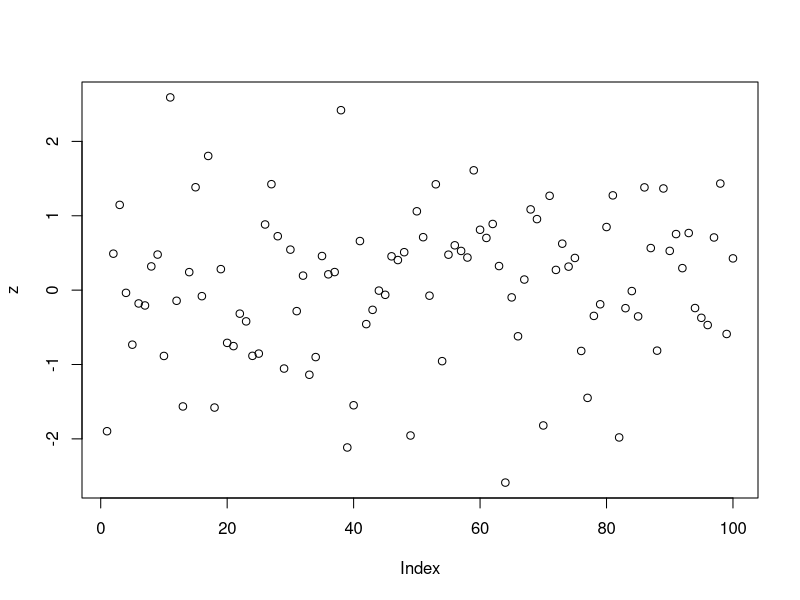
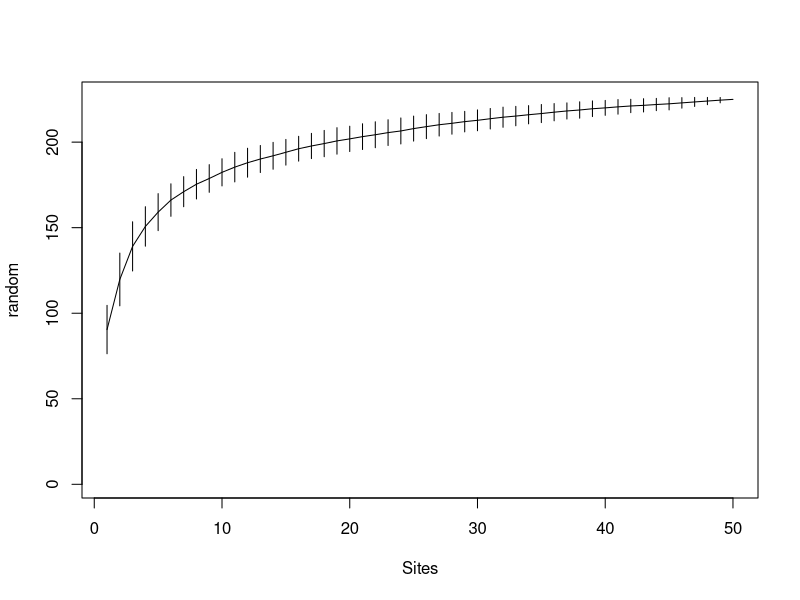

Reproduce these figures in R, in order. (Note: this script raises an error after producing the figures.)
## ---- chunk 1
z=rnorm(100)
plot(z)
## ---- chunk 2
library(vegan)
x<-runif(10)
## ---- chunk 3
data(BCI)
a<-specaccum(BCI,method = "random")
plot(a)

## ---- chunk 4
head(BCI)
adonis2(BCI~prestondistr(x,))
## ---- chunk 5
plot(prestondistr(BCI))
